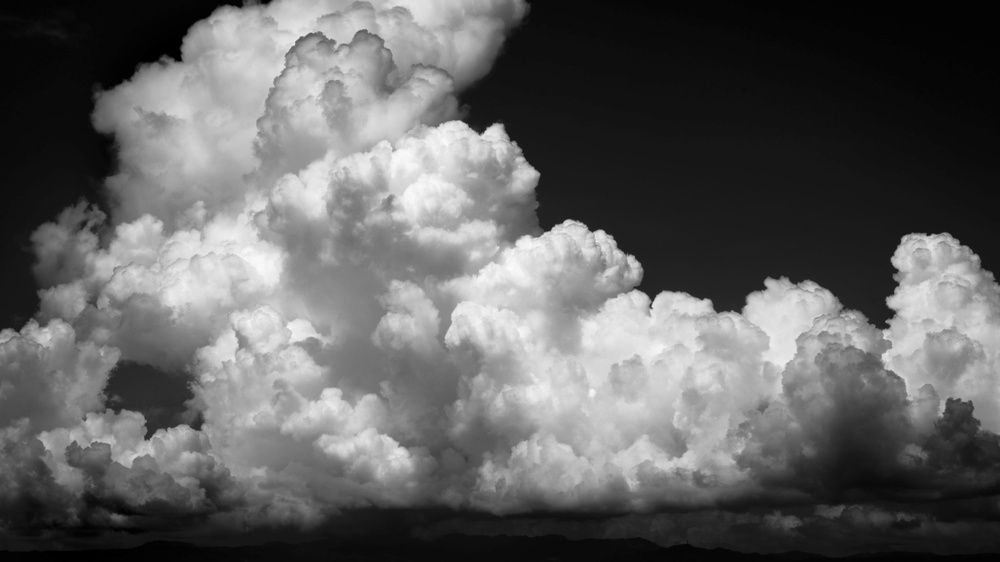
#> input picture Exams/Midsem Examination/Q1cloud.jpeg, 1000 x 562 px, shrunk from 5120 x 2880 before the run
$ jupyter execute 'Q2- reasoning.ipynb'
#> lines starting #> are read from the running program, lines starting #| are printed output that depends on the picture
Creating a fourier coefficient log map myself and try to determine if I can convert it to original image.

[cell 1]
#Loading a known image
from matplotlib.image import imread
import numpy as np
import matplotlib.pyplot as plt
import os
from mpl_toolkits.mplot3d import Axes3D
plt.rcParams['figure.figsize'] = [12, 8]
plt.rcParams.update({'font.size': 18})
# from google.colab import drive
# drive.mount('/content/drive')
# os.chdir('/content/drive/My Drive/Midsem_2023')
from matplotlib.image import imread
A = imread(os.path.join('Q1cloud.jpeg'))
#> A is the input picture: shape (562, 1000, 3); min 0, max 253, mean 97.2
F = np.mean(A, -1); # Convert RGB to grayscale
print(np.shape(A))
#| (562, 1000, 3)
print(np.shape(F))
#| (562, 1000)
plt.imshow(F,cmap='gray')
plt.axis('off')
plt.show()

[cell 2]
# Performing the fourier transform of the image and plotting the log of absolute of fourier coefficients
Bt= np.fft.fft2(F)
Btshift= np.fft.fftshift(Bt)
F = np.log(np.abs(Btshift)+1)
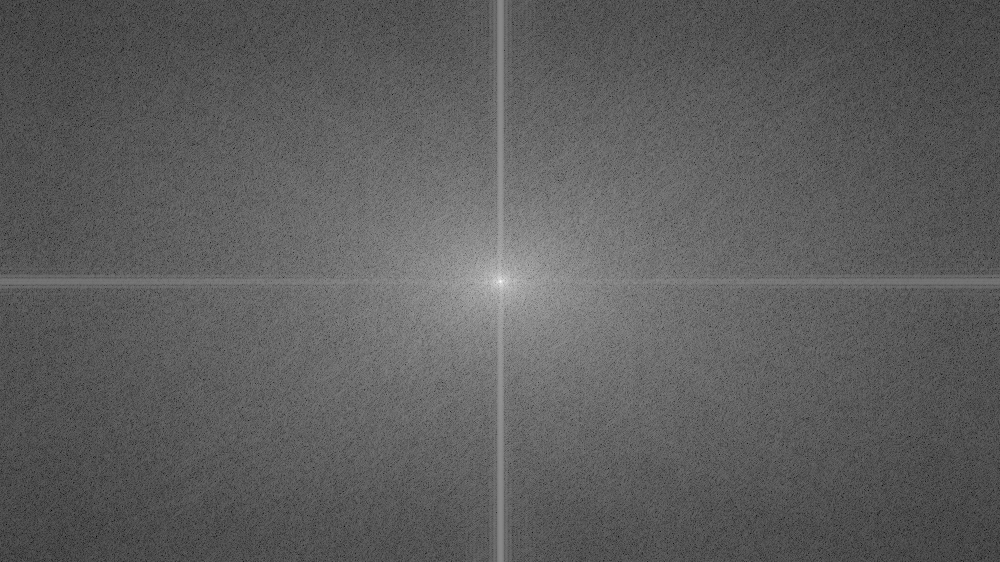
#> F: shape (562, 1000) float64; min 0.815, max 17.82, mean 7.09; drawn with min black and max white
plt.imshow(F)
print(np.shape(F))
#| (562, 1000)
plt.axis('off')
plt.show()
print(F)
#> (printed output is left out)

[cell 3]
from PIL import Image
image = Image.fromarray((F*255).astype(np.uint8))
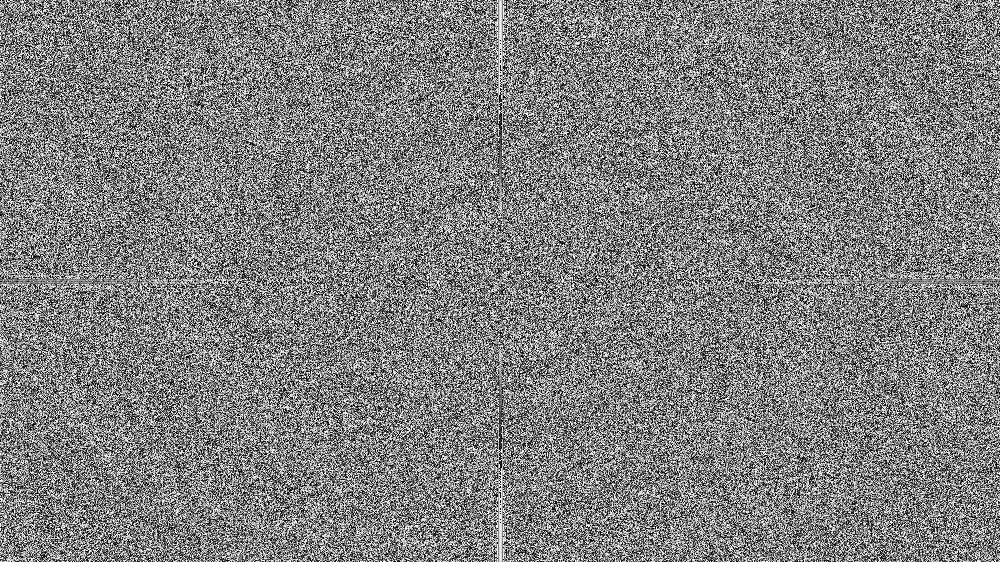
#> image: PIL image 1000x562 L; min 0, max 255, mean 127.6

# Save the image to a file (e.g., 'output.png')
image.save('output.png')

[cell 4]
## Plot Reconstruction by directly using the saved fourier coefficients which is a complex data type
Bt = np.fft.ifftshift(Btshift)
Alow = np.fft.ifft2(Bt).real
print(np.shape(Alow))
#| (562, 1000)
plt.imshow(Alow, cmap = 'gray')
plt.axis('off')
plt.show()

## Importing the screenshot and taking the inverse

[cell 5]
# A screenshot of image is saved in screenshot.png and imported to find the inverse fft.
A = imread(os.path.join('screenshot.png'))
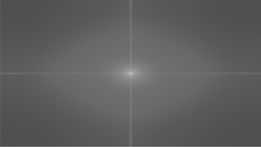
#> input picture Exams/Midsem Examination/screenshot.png, 261 x 147 px, shrunk from 1338 x 754 before the run
#> A is the input picture: shape (147, 261, 4) float32; mean R, G, B, A 0.37, 0.37, 0.37, 1
F = np.mean(A, -1); # Convert RGB to grayscale
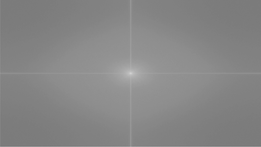
#> F: shape (147, 261) float32; min 0.468, max 0.826, mean 0.527
print(np.shape(A))
#| (147, 261, 4)
print(np.shape(F))
#| (147, 261)
plt.imshow(F,cmap='gray')
plt.axis('off')
plt.show()

[cell 6]
import math
# Since the given image is in the log scale, we need to convert into normal scale.
# Reverse the log scale
Btshift = (np.exp(F)-1)/math.sqrt(2)
print(np.shape(Btshift))
#| (147, 261)
# Reverse the FFT shift
Bt = np.fft.ifftshift(Btshift)
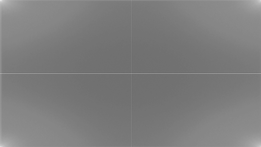
#> Bt: shape (147, 261) float32; min 0.422, max 0.909, mean 0.492
print(np.shape(Bt))
#| (147, 261)

Here the shape of the image can be noted. It is different from the original image size. This implies, there is some loss of information by taking a screenshot. Even if we had original image, It would not be possible to invert the FFT and get original image. That, we are gonna check in the next steps.

[cell 7]
F = np.log(np.abs(np.fft.fftshift(Bt))+1) # Put FFT on log scale
plt.imshow(F,cmap='gray')
plt.axis('off')
plt.show()

[cell 8]
## Plot Reconstruction
Bt = np.fft.ifftshift(Btshift)
Alow = np.fft.ifft2(Bt).real
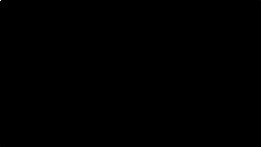
#> Alow: shape (147, 261) float64; min -0.000312, max 0.492, mean 2.37e-05; drawn with min black and max white
print(np.shape(Alow))
#| (147, 261)
plt.imshow(Alow, cmap = 'gray')
plt.axis('off')
plt.show()

# As discussed, the ifft doesnt work, since the plot contains absolute values of coefficients.

## now using the downloaded fft coefficients and using it to get original image

[cell 9]
R = imread(os.path.join('output.png'))
#> R: shape (562, 1000) float32; min 0, max 1, mean 0.501

plt.imshow(R)
plt.show()

[cell 10]
np.shape(R)
#> Out = (562, 1000)
# The shape is same as the orignal image

[cell 11]
import math
# Since the given image is in the log scale, we need to convert into normal scale.
# Reverse the log scale
Btshift = (np.exp(R)-1)/math.sqrt(2)
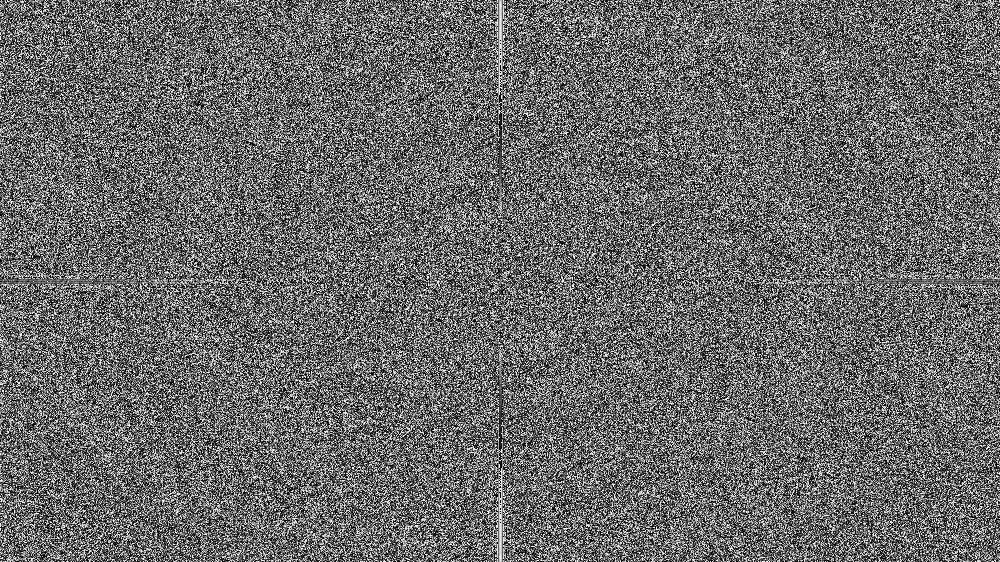
#> Btshift: shape (562, 1000) float32; min 0, max 1.22, mean 0.509; drawn with min black and max white
print(np.shape(Btshift))
#| (562, 1000)
# Reverse the FFT shift
Bt = np.fft.ifftshift(Btshift)
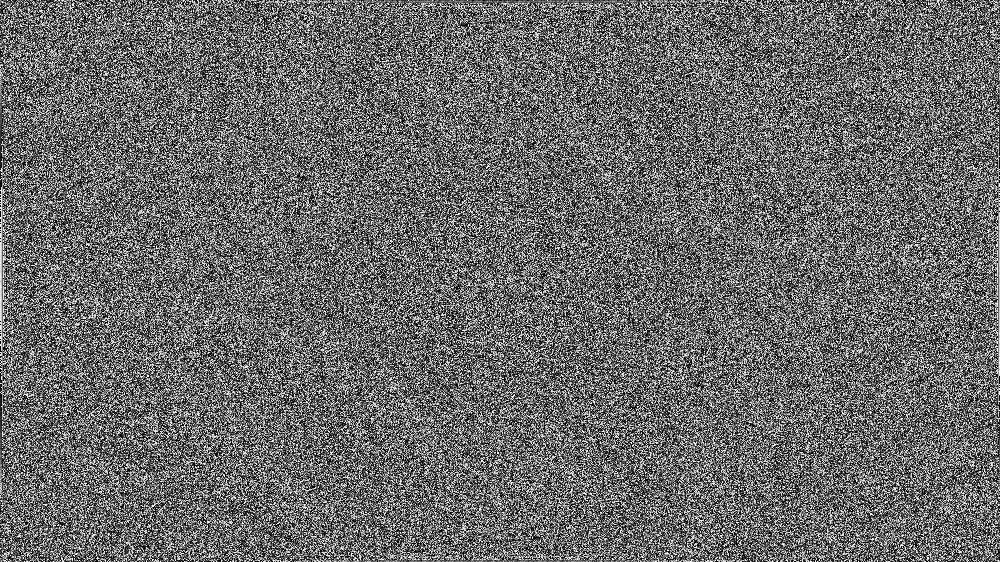
#> Bt: shape (562, 1000) float32; min 0, max 1.22, mean 0.509; drawn with min black and max white
print(np.shape(Bt))
#| (562, 1000)

[cell 12]
F = np.log(np.abs(np.fft.fftshift(Bt))+1) # Put FFT on log scale
#> F: shape (562, 1000) float32
plt.imshow(F,cmap='gray')
plt.axis('off')
plt.show()

[cell 13]
## Plot Reconstruction
Bt = np.fft.ifftshift(Btshift)
Alow = np.fft.ifft2(Bt).real
#> Alow: shape (562, 1000) float64
print(np.shape(Alow))
#| (562, 1000)
plt.imshow(Alow, cmap = 'gray')
plt.axis('off')
plt.show()
